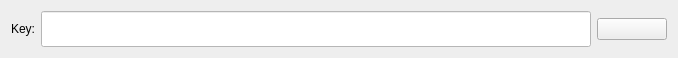
<?xml version="1.0" encoding="UTF-8"?>
<ui version="4.0">
 <class>KeyItem</class>
 <widget class="QWidget" name="KeyItem">
  <property name="geometry">
   <rect>
    <x>0</x>
    <y>0</y>
    <width>678</width>
    <height>54</height>
   </rect>
  </property>
  <property name="windowTitle">
   <string>AddressKeyItem</string>
  </property>
  <property name="styleSheet">
   <string notr="true">background-color: rgb(238, 238, 238);</string>
  </property>
  <layout class="QHBoxLayout" name="horizontalLayout">
   <item>
    <widget class="QLabel" name="m_lLabel">
     <property name="text">
      <string>Key:</string>
     </property>
    </widget>
   </item>
   <item>
    <widget class="QLineEdit" name="m_leKey">
     <property name="minimumSize">
      <size>
       <width>0</width>
       <height>36</height>
      </size>
     </property>
     <property name="styleSheet">
      <string notr="true">background-color: rgb(255, 255, 255);</string>
     </property>
    </widget>
   </item>
   <item>
    <widget class="QPushButton" name="m_btnRemove">
     <property name="minimumSize">
      <size>
       <width>70</width>
       <height>0</height>
      </size>
     </property>
     <property name="text">
      <string/>
     </property>
     <property name="icon">
      <iconset resource="../resources/resource.qrc">
       <normaloff>:/png/remove.png</normaloff>:/png/remove.png</iconset>
     </property>
    </widget>
   </item>
  </layout>
 </widget>
 <layoutdefault spacing="6" margin="11"/>
 <resources>
  <include location="../resources/resource.qrc"/>
 </resources>
 <connections/>
</ui>
